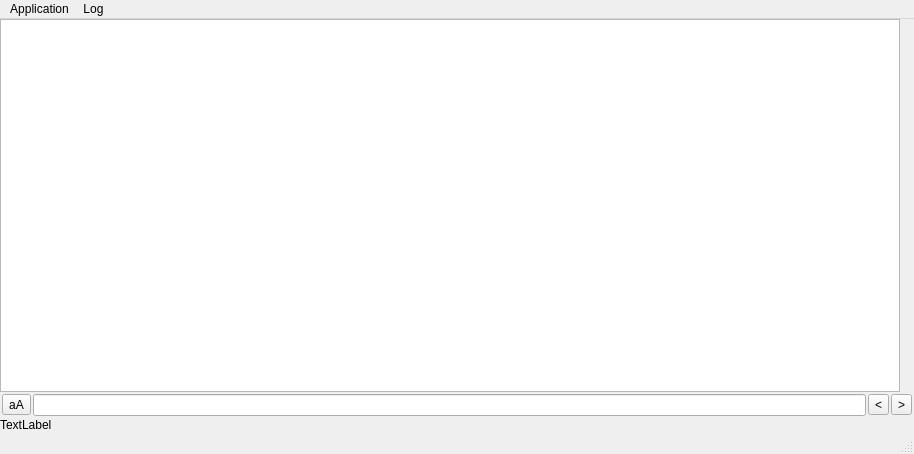
<?xml version="1.0" encoding="UTF-8"?>
<ui version="4.0">
 <class>MainWindow</class>
 <widget class="QMainWindow" name="MainWindow">
  <property name="geometry">
   <rect>
    <x>0</x>
    <y>0</y>
    <width>914</width>
    <height>454</height>
   </rect>
  </property>
  <property name="windowTitle">
   <string>MainWindow</string>
  </property>
  <widget class="QWidget" name="centralWidget">
   <layout class="QVBoxLayout" name="verticalLayout">
    <property name="spacing">
     <number>0</number>
    </property>
    <property name="leftMargin">
     <number>0</number>
    </property>
    <property name="topMargin">
     <number>0</number>
    </property>
    <property name="rightMargin">
     <number>0</number>
    </property>
    <property name="bottomMargin">
     <number>0</number>
    </property>
    <item>
     <layout class="QHBoxLayout" name="horizontalLayout">
      <property name="spacing">
       <number>0</number>
      </property>
      <item>
       <widget class="PlainTextLog" name="logWidget">
        <property name="undoRedoEnabled">
         <bool>false</bool>
        </property>
        <property name="readOnly">
         <bool>true</bool>
        </property>
        <property name="textInteractionFlags">
         <set>Qt::TextSelectableByMouse</set>
        </property>
       </widget>
      </item>
      <item>
       <widget class="QGraphicsView" name="sideMarkView">
        <property name="enabled">
         <bool>false</bool>
        </property>
        <property name="minimumSize">
         <size>
          <width>14</width>
          <height>0</height>
         </size>
        </property>
        <property name="maximumSize">
         <size>
          <width>14</width>
          <height>16777215</height>
         </size>
        </property>
        <property name="frameShape">
         <enum>QFrame::NoFrame</enum>
        </property>
        <property name="verticalScrollBarPolicy">
         <enum>Qt::ScrollBarAlwaysOff</enum>
        </property>
        <property name="horizontalScrollBarPolicy">
         <enum>Qt::ScrollBarAlwaysOff</enum>
        </property>
        <property name="interactive">
         <bool>false</bool>
        </property>
        <property name="alignment">
         <set>Qt::AlignHCenter|Qt::AlignTop</set>
        </property>
        <property name="transformationAnchor">
         <enum>QGraphicsView::NoAnchor</enum>
        </property>
        <property name="viewportUpdateMode">
         <enum>QGraphicsView::FullViewportUpdate</enum>
        </property>
       </widget>
      </item>
     </layout>
    </item>
    <item>
     <widget class="QWidget" name="findWidget" native="true">
      <property name="enabled">
       <bool>true</bool>
      </property>
      <layout class="QHBoxLayout" name="horizontalLayout_3">
       <property name="spacing">
        <number>2</number>
       </property>
       <property name="leftMargin">
        <number>2</number>
       </property>
       <property name="topMargin">
        <number>2</number>
       </property>
       <property name="rightMargin">
        <number>2</number>
       </property>
       <property name="bottomMargin">
        <number>2</number>
       </property>
       <item>
        <widget class="QToolButton" name="csFindBtn">
         <property name="text">
          <string notr="true">aA</string>
         </property>
         <property name="checkable">
          <bool>true</bool>
         </property>
        </widget>
       </item>
       <item>
        <widget class="QLineEdit" name="findLineEdit"/>
       </item>
       <item>
        <widget class="QToolButton" name="findPrevBtn">
         <property name="text">
          <string notr="true">&lt;</string>
         </property>
         <property name="checkable">
          <bool>false</bool>
         </property>
        </widget>
       </item>
       <item>
        <widget class="QToolButton" name="findNextBtn">
         <property name="text">
          <string notr="true">&gt;</string>
         </property>
         <property name="checkable">
          <bool>false</bool>
         </property>
        </widget>
       </item>
      </layout>
     </widget>
    </item>
    <item>
     <widget class="QLabel" name="labelStatus">
      <property name="text">
       <string>TextLabel</string>
      </property>
     </widget>
    </item>
   </layout>
  </widget>
  <widget class="QMenuBar" name="menuBar">
   <property name="geometry">
    <rect>
     <x>0</x>
     <y>0</y>
     <width>914</width>
     <height>22</height>
    </rect>
   </property>
   <widget class="QMenu" name="menuPrefs">
    <property name="title">
     <string>Application</string>
    </property>
    <addaction name="actionPrefs"/>
   </widget>
   <widget class="QMenu" name="menuLog">
    <property name="title">
     <string>Log</string>
    </property>
    <addaction name="actionClear"/>
    <addaction name="actionFind"/>
   </widget>
   <addaction name="menuPrefs"/>
   <addaction name="menuLog"/>
  </widget>
  <widget class="QStatusBar" name="statusBar"/>
  <action name="actionPrefs">
   <property name="text">
    <string>&amp;Preferences</string>
   </property>
   <property name="menuRole">
    <enum>QAction::PreferencesRole</enum>
   </property>
  </action>
  <action name="actionClear">
   <property name="text">
    <string>Clear</string>
   </property>
  </action>
  <action name="actionFind">
   <property name="checkable">
    <bool>true</bool>
   </property>
   <property name="text">
    <string>Find</string>
   </property>
  </action>
  <action name="actionClearToLine">
   <property name="text">
    <string>Clear to this line</string>
   </property>
  </action>
 </widget>
 <layoutdefault spacing="6" margin="11"/>
 <customwidgets>
  <customwidget>
   <class>PlainTextLog</class>
   <extends>QPlainTextEdit</extends>
   <header>plaintextlog.h</header>
  </customwidget>
 </customwidgets>
 <resources/>
 <connections/>
</ui>
